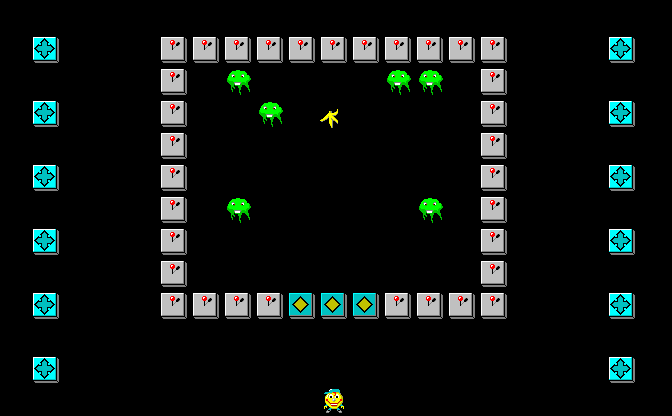

This game map was drawn from its Tiled (.tmx) file and the tilesets committed beside it. A one-line description and the full map source follow:
An orthogonal 21x13 tile map with 32x32 px tiles, 1 tile layer (Tile Layer 1).

<map version="1.9" tiledversion="1.9.1" orientation="orthogonal" renderorder="right-down" width="21" height="13" tilewidth="32" tileheight="32" infinite="0" nextlayerid="2" nextobjectid="1">
 <tileset firstgid="1" source="banania.tsx" />
 <layer id="1" name="Tile Layer 1" width="21" height="13">
  <data encoding="csv">
0, 0, 0, 0, 0, 0, 0, 0, 0, 0, 0, 0, 0, 0, 0, 0, 0, 0, 0, 0, 0
, 0, 5, 0, 0, 0, 3, 3, 3, 3, 3, 3, 3, 3, 3, 3, 3, 0, 0, 0, 5, 0
, 0, 0, 0, 0, 0, 3, 0, 10, 0, 0, 0, 0, 10, 10, 0, 3, 0, 0, 0, 0, 0
, 0, 5, 0, 0, 0, 3, 0, 0, 10, 0, 4, 0, 0, 0, 0, 3, 0, 0, 0, 5, 0
, 0, 0, 0, 0, 0, 3, 0, 0, 0, 0, 0, 0, 0, 0, 0, 3, 0, 0, 0, 0, 0
, 0, 5, 0, 0, 0, 3, 0, 0, 0, 0, 0, 0, 0, 0, 0, 3, 0, 0, 0, 5, 0
, 0, 0, 0, 0, 0, 3, 0, 10, 0, 0, 0, 0, 0, 10, 0, 3, 0, 0, 0, 0, 0
, 0, 5, 0, 0, 0, 3, 0, 0, 0, 0, 0, 0, 0, 0, 0, 3, 0, 0, 0, 5, 0
, 0, 0, 0, 0, 0, 3, 0, 0, 0, 0, 0, 0, 0, 0, 0, 3, 0, 0, 0, 0, 0
, 0, 5, 0, 0, 0, 3, 3, 3, 3, 6, 6, 6, 3, 3, 3, 3, 0, 0, 0, 5, 0
, 0, 0, 0, 0, 0, 0, 0, 0, 0, 0, 0, 0, 0, 0, 0, 0, 0, 0, 0, 0, 0
, 0, 5, 0, 0, 0, 0, 0, 0, 0, 0, 0, 0, 0, 0, 0, 0, 0, 0, 0, 5, 0
, 0, 0, 0, 0, 0, 0, 0, 0, 0, 0, 1, 0, 0, 0, 0, 0, 0, 0, 0, 0, 0
</data>
 </layer>
</map>
